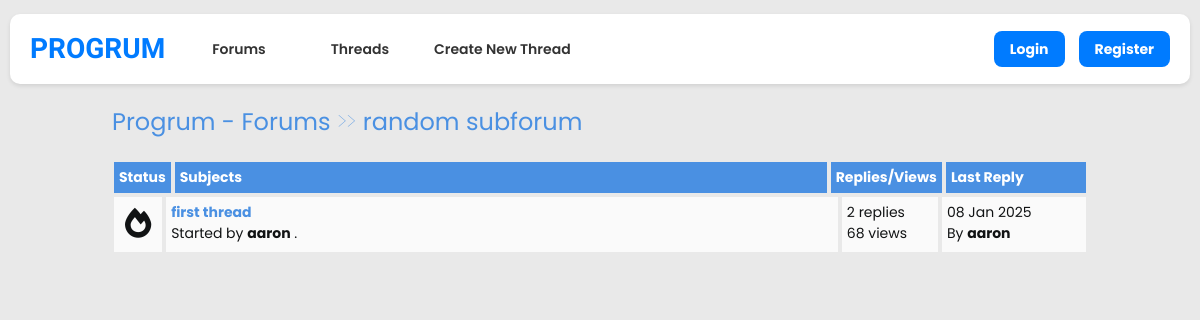
The app's page /threads/, older data.
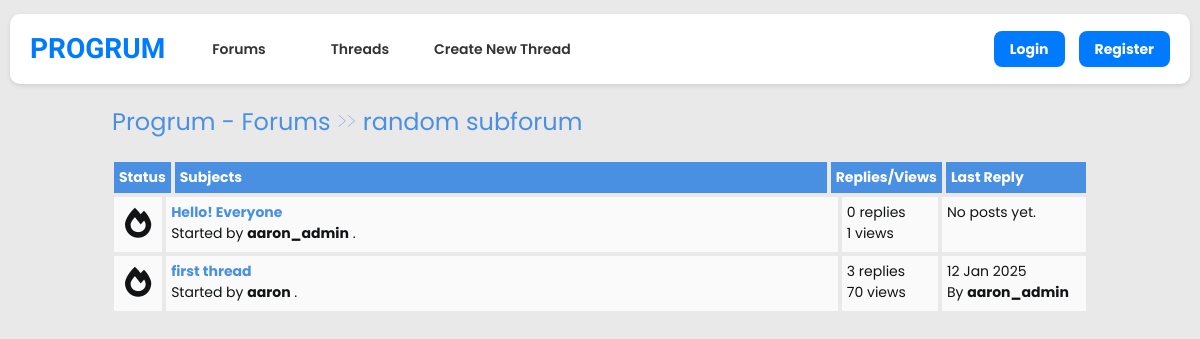
The same page, newer data.
### thread/models.py (models this page shows, shortened)
class Thread(models.Model):
    forum = models.ForeignKey(
        Forum, related_name='threads', on_delete=models.PROTECT)
    title = models.CharField(max_length=100)
    created_by = models.ForeignKey(User, on_delete=models.CASCADE)
    body = models.TextField()
    slug = models.SlugField(unique=True)
    created_at = models.DateTimeField(auto_now_add=True)
    updated_at = models.DateTimeField(auto_now=True)
    views = models.PositiveIntegerField(default=0)

### post/models.py (models this page shows, shortened)
class Post(models.Model):
    thread = models.ForeignKey(Thread, related_name='posts', on_delete=models.CASCADE)
    author = models.ForeignKey(User, on_delete=models.CASCADE)
    body = models.TextField()
    slug = models.SlugField()
    created_at = models.DateTimeField(auto_now_add=True)
    updated_at = models.DateTimeField(auto_now=True)

### thread/views.py (the view)
# urls.py: path("", views.threads_list, name="threads_list"),
def threads_list(request):
    threads = Thread.objects.annotate(
        post_count=Count('posts')).order_by('-created_at')
    forums = Forum.objects.all()
    latest_posts = {}
    for forum in forums:
        latest_post = Post.objects.filter(
            thread__forum=forum).order_by('-created_at').first()
        latest_posts[forum.id] = latest_post
    return render(request, 'threads/threads_list.html', {'threads': threads, 'latest_posts': latest_posts})

### thread/templatetags/dict_extras.py (called while the page is built)
@register.filter
def dict_get(d, key):
    return d.get(key, None)

### thread/templates/threads/threads_list.html (shortened to what this page needs)
{% extends '_base.html' %}
{% block content %}
  {% load dict_extras %}
  <div class="navigate">
    <span><a href="{% url 'index' %}">Progrum - Forums</a> >> <a href="">random subforum</a></span>
  </div>
  <div class="posts-table">
    <div class="table-head">
      <div class="status">Status</div>
      <div class="subjects">Subjects</div>
      <div class="replies">Replies/Views</div>
      <div class="last-reply">Last Reply</div>
    </div>
    {% for thread in threads %}
      <div class="table-row">
        <div class="status">
          <i class="fa fa-fire"></i>
        </div>
        <div class="subjects">
          <a href="{% url 'thread_page' slug=thread.slug %}">{{ thread.title }}</a>
          <br />
          <span>Started by <b>{{ thread.created_by }}</b> .</span>
        </div>
        <div class="replies">
          {{ thread.post_count }} replies <br /> {{ thread.views }} views
        </div>
        <div class="last-reply">
          {% with latest_post=latest_posts|dict_get:thread.forum.id %}
            {% if latest_post %}
              {{ latest_post.created_at|date:'d M Y' }} <br /> By <b>{{ latest_post.author }}</b>
            {% else %}
              <p>No posts yet.</p>
            {% endif %}
          {% endwith %}
        </div>
      </div>
    {% endfor %}
  </div>
{% endblock %}

### templates/_base.html (shortened to what this page needs)
{% load compress %}
{% load static %}
<!DOCTYPE html>
<html lang="en">
  <head>
    <link rel="stylesheet" href="https://cdnjs.cloudflare.com/ajax/libs/font-awesome/6.0.0/css/all.min.css" />
    {% compress css %}
    <link rel="stylesheet" href="{% static 'src/output.css' %}" />
    <link rel="stylesheet" href="{% static 'css/style.css' %}" />
    {% endcompress %}
  </head>
  <body class="">
    <header class="navbar bg-white rounded-lg shadow-lg p-4 flex justify-between items-center">
      <nav class="flex items-center space-x-6">
        <span class="system-name font-bold text-lg text-blue-700">PROGRUM</span>
        <ul class="flex space-x-6">
          <li class="nav-item">
            <a href="{% url 'index' %}" class="hover:text-gray-600">Forums</a>
          </li>
          <li class="nav-item">
            <a href="{% url 'threads_list' %}" class="hover:text-gray-600">Threads</a>
          </li>
          <li class="nav-item">
            <a href="{% url 'create_thread_no_forum' %}" class="hover:text-gray-600">Create New Thread</a>
          </li>
        </ul>
      </nav>
      <ul class="auth-links flex items-center space-x-4">
        {% if user.is_authenticated %}
          <li>
            <button id="dropdownButton" class="flex items-center">
              {{ user.username }}
              <svg class="ml-1 w-4 h-4" fill="none" stroke="currentColor" viewBox="0 0 24 24">
                <path stroke-linecap="round" stroke-linejoin="round" stroke-width="2" d="M19 9l-7 7-7-7"></path>
              </svg>
            </button>
            <ul id="dropdownMenu" class="absolute right-0 mt-2 w-32 bg-white text-black border rounded-md shadow-lg hidden">
              <li>
                <form action="{% url 'logout' %}" method="POST">
                  {% csrf_token %}
                  <button type="submit" class="block px-4 py-2 hover:bg-red-100 w-full text-left">Logout</button>
                </form>
              </li>
            </ul>
          </li>
        {% else %}
          <li id="login-link">
            <a href="{% url 'login' %}" class="btn-auth">Login</a>
          </li>
          <li id="register-link">
            <a href="{% url 'register' %}" class="btn-auth">Register</a>
          </li>
        {% endif %}
      </ul>
    </header>
    <main class="mx-auto mt-4">
      <div class="mx-4 lg:mx-32">
        {% block content %}
        {% endblock %}
      </div>
    </main>
  </body>
</html>

### static/css/style.css (style rules this page uses)
* { box-sizing: border-box; }
html { font-size: 14px; font-family: "Poppins", sans-serif; background-color: rgb(233, 233, 233); color: #111314; }
a { color: #4a90e2; font-weight: bolder; text-decoration: none; }
header { margin-inline: 10px; }
.navbar { background-color: white; margin-top: 1rem; border-radius: 10px; padding: 10px 20px; height: 70px; box-shadow: 0 2px 4px rgba(0, 0, 0, 0.1); display: flex; align-items: center; justify-content: space-between; }
.system-name { font-family: "Titillium Web", sans-serif; color: #007bff; font-size: 1.25rem; }
.navbar nav ul { display: flex; list-style: none; margin: 0; padding: 0; }
.navbar nav ul li { margin-right: 20px; }
.navbar nav ul li a { text-decoration: none; color: #333; font-weight: 600; padding: 8px 12px; transition: color 0.3s; }
.auth-links li { margin-left: 10px; }
.btn-auth { text-decoration: none; color: white; background-color: #007bff; font-weight: bold; padding: 8px 16px; border-radius: 8px; transition: background-color 0.3s, color 0.3s; }
.system-name { font-family: "Titillium Web", sans-serif; color: #007bff; font-size: 2rem; margin-right: 1rem; }
.table-head { display: flex; }
.table-head div { padding: 5px; margin: 2px; background-color: #4a90e2; font-weight: bold; color: #ffffff; }
.table-head .status { flex: 5%; }
.table-head .subjects { flex: 70%; }
.table-head .replies { flex: 10%; }
.table-head .last-reply { flex: 15%; }
.table-row { display: flex; }
.table-row .status, .table-row .subjects, .table-row .replies, .table-row .last-reply { padding: 5px; margin: 2px; background-color: #fafafa; }
.table-row .status { flex: 5%; font-size: 30px; text-align: center; }
.table-row .subjects { flex: 70%; }
.table-row .replies { flex: 10%; }
.table-row .last-reply { flex: 15%; }
.navigate { margin-block: 20px; font-weight: lighter; font-size: 24px; color: #4a90e2; }
.navigate a { color: #4a90e2; }

Row changes from the older to the newer data that the page shows:
no longer on this page (row unchanged): Post: created_at "08 Jan 2025", author "aaron"
added Thread: title "Hello! Everyone", created_by "aaron_admin", post_count "0", views "1", shows "No posts yet."
changed Thread "first thread": post_count "2" → "3"; views "68" → "70"
added Post: created_at "12 Jan 2025", author "aaron_admin"
